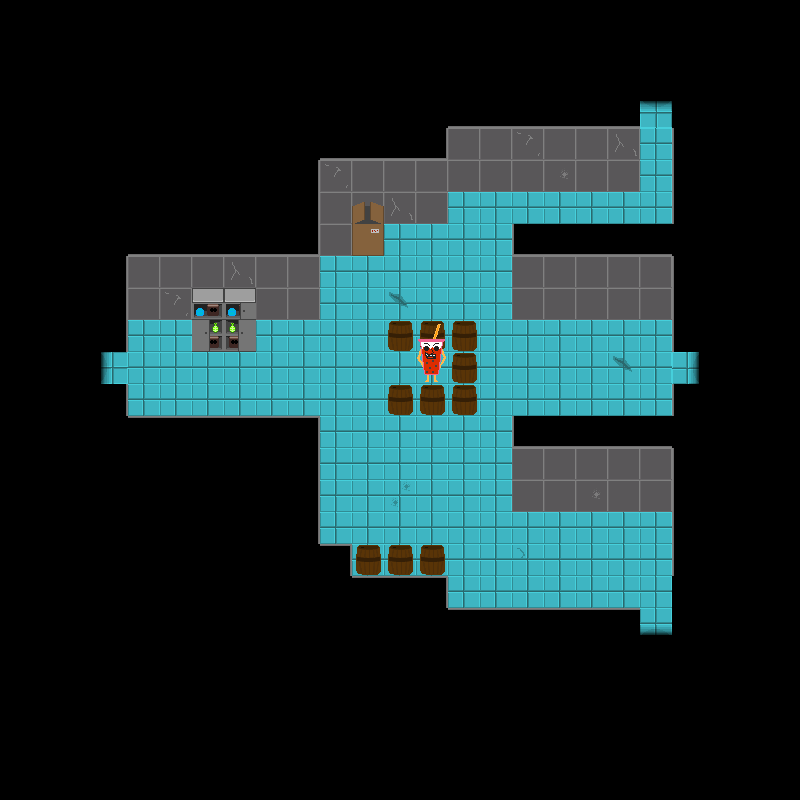

This is a level from a 2D game, rendered from its Tiled map with the project's own tilesets. A one-line summary and the map file follow, with tile-layer data summarised:
An orthogonal 25x25 tile map with 32x32 px tiles, 5 tile layers (backgroundLayer, wallLayer, objectLayer, objectAboveLayer, ...), 2 tilesets and 4 objects.

<map version="1.2" tiledversion="1.2.3" orientation="orthogonal" renderorder="right-down" width="25" height="25" tilewidth="32" tileheight="32" infinite="0" nextlayerid="7" nextobjectid="5">
 <tileset firstgid="1" name="floor1tiles" tilewidth="32" tileheight="32" tilecount="81" columns="9">
  <image source="../../assets/Floor 1/Floors/f1spritesheet.png" width="288" height="288" />
  <tile id="21">
   <properties>
    <property name="door" value="down" />
   </properties>
  </tile>
  <tile id="22">
   <properties>
    <property name="door" value="left" />
   </properties>
  </tile>
  <tile id="23">
   <properties>
    <property name="door" value="right" />
   </properties>
  </tile>
  <tile id="24">
   <properties>
    <property name="door" value="up" />
   </properties>
  </tile>
 </tileset>
 <tileset firstgid="82" name="objects" tilewidth="32" tileheight="32" tilecount="20" columns="4">
  <image source="../../assets/Floor 1/Floors/objspritesheet.png" width="128" height="160" />
 </tileset>
 <layer id="1" name="backgroundLayer" width="25" height="25">
  <data>[625 cells, 619 non-empty, 9 distinct tile ids]</data>
 </layer>
 <layer id="2" name="wallLayer" width="25" height="25">
  <data>[625 cells, 139 non-empty, 12 distinct tile ids]</data>
 </layer>
 <layer id="4" name="objectLayer" width="25" height="25">
  <data>[625 cells, 14 non-empty, 5 distinct tile ids]</data>
 </layer>
 <layer id="5" name="objectAboveLayer" width="25" height="25">
  <data>[625 cells, 4 non-empty, 4 distinct tile ids]</data>
 </layer>
 <objectgroup id="6" name="doorLayer">
  <object id="1" gid="81" x="640" y="128" width="32" height="32">
   <properties>
    <property name="door" value="up" />
   </properties>
  </object>
  <object id="2" gid="81" x="672" y="384" width="32" height="32">
   <properties>
    <property name="door" value="right" />
   </properties>
  </object>
  <object id="3" gid="81" x="640" y="640" width="32" height="32">
   <properties>
    <property name="door" value="down" />
   </properties>
  </object>
  <object id="4" gid="81" x="96" y="384" width="32" height="32">
   <properties>
    <property name="door" value="left" />
   </properties>
  </object>
 </objectgroup>
 <layer id="3" name="aboveLayer" width="25" height="25">
  <data>[625 cells, 0 non-empty, 0 distinct tile ids]</data>
 </layer>
</map>
